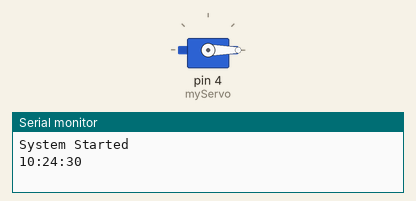
This sketch was run on a simulated Arduino Uno, built with avr-gcc and run on an emulated ATmega328P. Parts: servo, the last lines printed to the serial monitor. The local clock reads 2024-03-15 10:24:30 at power-on unless the sketch sets it.

Above: at 0.05 s.
At 30.55 s:
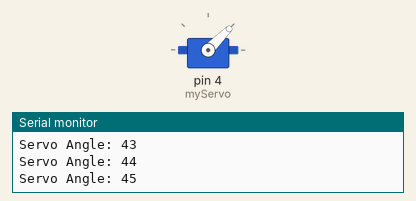
At 33.3 s:
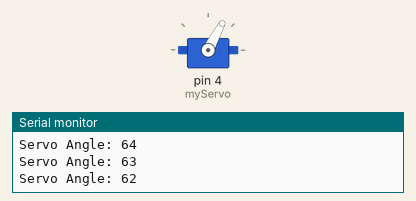
At 60.05 s:
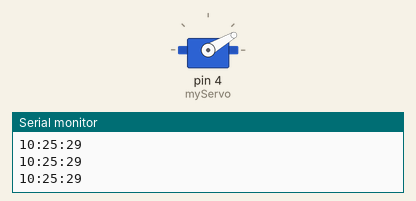
Timing chart, 0 to 78.1 s (numbered marks = the images above):
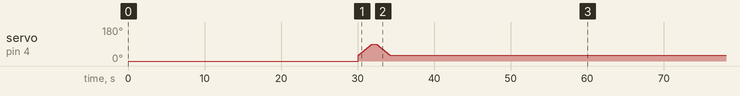

The sketch:

FishFeeder.ino
```cpp
// Code
// Automated Fish Feeder Using Arduino UNO and RTC DS1307

#include <Wire.h>      // Library for I2C communication
#include "RTClib.h"    // Library for RTC module
#include <Servo.h>     // Library for Servo Motor

// Create RTC object
RTC_DS1307 rtc;

// Create Servo object
Servo myServo;

// Variable to store the last feeding minute
int lastMinute = -1;

void setup() {

  // Start serial communication
  Serial.begin(9600);

  // Check whether RTC module is connected
  if (!rtc.begin()) {
    Serial.println("RTC not found!");
    while (1); // Stop execution if RTC is not detected
  }

  // Attach servo motor to digital pin 4
  myServo.attach(4);

  // Set initial servo position (closed position)
  myServo.write(0);

  Serial.println("System Started");
}


// Function to move servo smoothly
void smoothMove(int startPos, int endPos) {

  // Move servo forward
  if (startPos < endPos) {

    for (int pos = startPos; pos <= endPos; pos++) {

      myServo.write(pos);
      Serial.print("Servo Angle: ");
      Serial.println(pos);

      delay(30);
    }

  }

  // Move servo backward
  else {

    for (int pos = startPos; pos >= endPos; pos--) {

      myServo.write(pos);
      Serial.print("Servo Angle: ");
      Serial.println(pos);

      delay(30);
    }
  }
}


void loop() {

  // Read current time from RTC
  DateTime now = rtc.now();

  // Display current time on Serial Monitor

  if (now.hour() < 10) Serial.print('0');
  Serial.print(now.hour());
  Serial.print(':');

  if (now.minute() < 10) Serial.print('0');
  Serial.print(now.minute());
  Serial.print(':');

  if (now.second() < 10) Serial.print('0');
  Serial.println(now.second());


  // Feeding condition:
  // Servo rotates once every minute

  if ((now.second() < 10) &&
      (lastMinute != now.minute())) {

    // Save current minute to avoid repeated feeding
    lastMinute = now.minute();

    Serial.println(" --> Servo Rotating");

    // Open feeder
    smoothMove(30, 90);

    // Wait for food dispensing
    delay(500);

    // Close feeder
    smoothMove(90, 30);

    Serial.println(" --> Servo Done");
  }

  // Small delay for stability
  delay(200);
}
```
